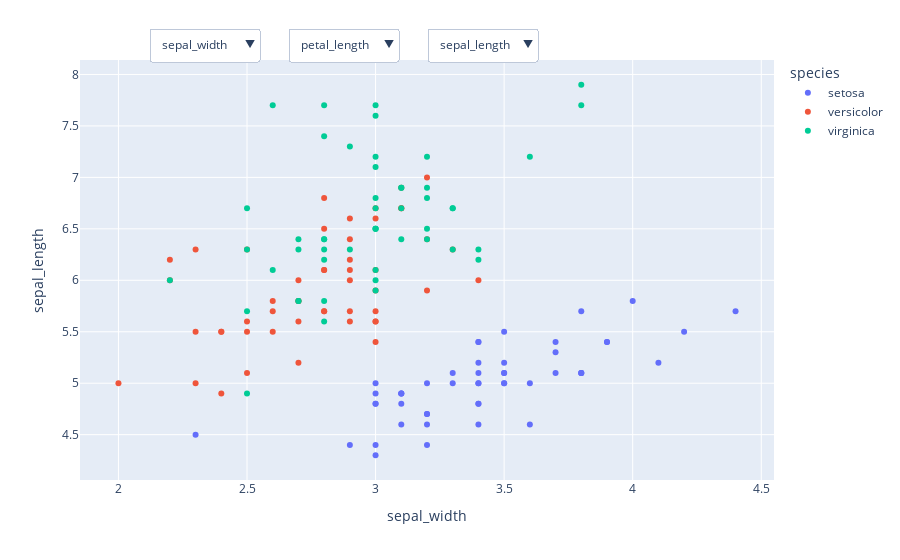

Source (notebook cell):
### Code cell
import plotly.express as px
import pandas as pd

# Datos de ejemplo
data = px.data.iris()

# Crear figura inicial
fig = px.scatter(data, x="sepal_width", y="sepal_length", color="species")

# Obtener nombres de las columnas del dataframe
columnas = list(data.columns)
columnas.remove("species")  # Eliminar "species" de las opciones de eje x e y

# Crear diccionario de botones para el menú desplegable del eje x
buttons_x = []
for columna in columnas:
    button = dict(
        args=[{"x": [data[columna]]}],
        label=columna,
        method="restyle"
    )
    buttons_x.append(button)

# Crear diccionario de botones para el menú desplegable del eje y
buttons_y = []
for columna in columnas:
    button = dict(
        args=[{"y": [data[columna]]}],
        label=columna,
        method="restyle"
    )
    buttons_y.append(button)

# Crear diccionario de botones para el menú desplegable de colores
buttons_color = []
for columna in columnas:
    button = dict(
        args=[{"color": data[columna]}],
        label=columna,
        method="restyle"
    )
    buttons_color.append(button)

# Actualizar la figura con los menús desplegables para el eje x, y y los colores
fig.update_layout(
    updatemenus=[
        dict(
            buttons=buttons_x,
            direction="down",
            pad={"r": 10, "t": 10},
            showactive=True,
            x=0.1,
            xanchor="left",
            y=1.1,
            yanchor="top",
            active=1
        ),
        dict(
            buttons=buttons_y,
            direction="down",
            pad={"r": 10, "t": 10},
            showactive=True,
            x=0.3,
            xanchor="left",
            y=1.1,
            yanchor="top",
            active=2
        ),
        dict(
            buttons=buttons_color,
            direction="down",
            pad={"r": 10, "t": 10},
            showactive=True,
            x=0.5,
            xanchor="left",
            y=1.1,
            yanchor="top",
            active=0
        )
    ]
)

# Mostrar el gráfico
fig.show()

### Figure 1 — Plotly figure (JSON) as saved in the notebook; plotly's stock layout.template omitted (floating-point values rounded to 4 significant figures; data arrays with more than 128 entries replaced by an {"elided": "..."} marker saying what was removed)
{"data": [{"hovertemplate": "species=setosa<br>sepal_width=%{x}<br>sepal_length=%{y}<extra></extra>", "legendgroup": "setosa", "marker": {"color": "#636efa", "symbol": "circle"}, "mode": "markers", "name": "setosa", "orientation": "v", "showlegend": true, "type": "scatter", "x": [3.5, 3, 3.2, 3.1, 3.6, 3.9, 3.4, 3.4, 2.9, 3.1, 3.7, 3.4, 3, 3, 4, 4.4, 3.9, 3.5, 3.8, 3.8, 3.4, 3.7, 3.6, 3.3, 3.4, 3, 3.4, 3.5, 3.4, 3.2, 3.1, 3.4, 4.1, 4.2, 3.1, 3.2, 3.5, 3.1, 3, 3.4, 3.5, 2.3, 3.2, 3.5, 3.8, 3, 3.8, 3.2, 3.7, 3.3], "xaxis": "x", "y": [5.1, 4.9, 4.7, 4.6, 5, 5.4, 4.6, 5, 4.4, 4.9, 5.4, 4.8, 4.8, 4.3, 5.8, 5.7, 5.4, 5.1, 5.7, 5.1, 5.4, 5.1, 4.6, 5.1, 4.8, 5, 5, 5.2, 5.2, 4.7, 4.8, 5.4, 5.2, 5.5, 4.9, 5, 5.5, 4.9, 4.4, 5.1, 5, 4.5, 4.4, 5, 5.1, 4.8, 5.1, 4.6, 5.3, 5], "yaxis": "y"}, {"hovertemplate": "species=versicolor<br>sepal_width=%{x}<br>sepal_length=%{y}<extra></extra>", "legendgroup": "versicolor", "marker": {"color": "#EF553B", "symbol": "circle"}, "mode": "markers", "name": "versicolor", "orientation": "v", "showlegend": true, "type": "scatter", "x": [3.2, 3.2, 3.1, 2.3, 2.8, 2.8, 3.3, 2.4, 2.9, 2.7, 2, 3, 2.2, 2.9, 2.9, 3.1, 3, 2.7, 2.2, 2.5, 3.2, 2.8, 2.5, 2.8, 2.9, 3, 2.8, 3, 2.9, 2.6, 2.4, 2.4, 2.7, 2.7, 3, 3.4, 3.1, 2.3, 3, 2.5, 2.6, 3, 2.6, 2.3, 2.7, 3, 2.9, 2.9, 2.5, 2.8], "xaxis": "x", "y": [7, 6.4, 6.9, 5.5, 6.5, 5.7, 6.3, 4.9, 6.6, 5.2, 5, 5.9, 6, 6.1, 5.6, 6.7, 5.6, 5.8, 6.2, 5.6, 5.9, 6.1, 6.3, 6.1, 6.4, 6.6, 6.8, 6.7, 6, 5.7, 5.5, 5.5, 5.8, 6, 5.4, 6, 6.7, 6.3, 5.6, 5.5, 5.5, 6.1, 5.8, 5, 5.6, 5.7, 5.7, 6.2, 5.1, 5.7], "yaxis": "y"}, {"hovertemplate": "species=virginica<br>sepal_width=%{x}<br>sepal_length=%{y}<extra></extra>", "legendgroup": "virginica", "marker": {"color": "#00cc96", "symbol": "circle"}, "mode": "markers", "name": "virginica", "orientation": "v", "showlegend": true, "type": "scatter", "x": [3.3, 2.7, 3, 2.9, 3, 3, 2.5, 2.9, 2.5, 3.6, 3.2, 2.7, 3, 2.5, 2.8, 3.2, 3, 3.8, 2.6, 2.2, 3.2, 2.8, 2.8, 2.7, 3.3, 3.2, 2.8, 3, 2.8, 3, 2.8, 3.8, 2.8, 2.8, 2.6, 3, 3.4, 3.1, 3, 3.1, 3.1, 3.1, 2.7, 3.2, 3.3, 3, 2.5, 3, 3.4, 3], "xaxis": "x", "y": [6.3, 5.8, 7.1, 6.3, 6.5, 7.6, 4.9, 7.3, 6.7, 7.2, 6.5, 6.4, 6.8, 5.7, 5.8, 6.4, 6.5, 7.7, 7.7, 6, 6.9, 5.6, 7.7, 6.3, 6.7, 7.2, 6.2, 6.1, 6.4, 7.2, 7.4, 7.9, 6.4, 6.3, 6.1, 7.7, 6.3, 6.4, 6, 6.9, 6.7, 6.9, 5.8, 6.8, 6.7, 6.7, 6.3, 6.5, 6.2, 5.9], "yaxis": "y"}], "layout": {"legend": {"title": {"text": "species"}, "tracegroupgap": 0}, "margin": {"t": 60}, "updatemenus": [{"active": 1, "buttons": [{"args": [{"x": {"elided": "1x150 float values"}}], "label": "sepal_length", "method": "restyle"}, {"args": [{"x": {"elided": "1x150 float values"}}], "label": "sepal_width", "method": "restyle"}, {"args": [{"x": {"elided": "1x150 float values"}}], "label": "petal_length", "method": "restyle"}, {"args": [{"x": {"elided": "1x150 float values"}}], "label": "petal_width", "method": "restyle"}, {"args": [{"x": {"elided": "1x150 int values"}}], "label": "species_id", "method": "restyle"}], "direction": "down", "pad": {"r": 10, "t": 10}, "showactive": true, "x": 0.1, "xanchor": "left", "y": 1.1, "yanchor": "top"}, {"active": 2, "buttons": [{"args": [{"y": {"elided": "1x150 float values"}}], "label": "sepal_length", "method": "restyle"}, {"args": [{"y": {"elided": "1x150 float values"}}], "label": "sepal_width", "method": "restyle"}, {"args": [{"y": {"elided": "1x150 float values"}}], "label": "petal_length", "method": "restyle"}, {"args": [{"y": {"elided": "1x150 float values"}}], "label": "petal_width", "method": "restyle"}, {"args": [{"y": {"elided": "1x150 int values"}}], "label": "species_id", "method": "restyle"}], "direction": "down", "pad": {"r": 10, "t": 10}, "showactive": true, "x": 0.3, "xanchor": "left", "y": 1.1, "yanchor": "top"}, {"active": 0, "buttons": [{"args": [{"color": {"elided": "150 float values"}}], "label": "sepal_length", "method": "restyle"}, {"args": [{"color": {"elided": "150 float values"}}], "label": "sepal_width", "method": "restyle"}, {"args": [{"color": {"elided": "150 float values"}}], "label": "petal_length", "method": "restyle"}, {"args": [{"color": {"elided": "150 float values"}}], "label": "petal_width", "method": "restyle"}, {"args": [{"color": {"elided": "150 int values"}}], "label": "species_id", "method": "restyle"}], "direction": "down", "pad": {"r": 10, "t": 10}, "showactive": true, "x": 0.5, "xanchor": "left", "y": 1.1, "yanchor": "top"}], "xaxis": {"anchor": "y", "domain": [0, 1], "title": {"text": "sepal_width"}}, "yaxis": {"anchor": "x", "domain": [0, 1], "title": {"text": "sepal_length"}}}}
